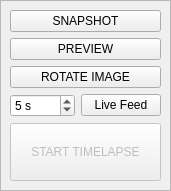
   <widget class="QFrame" name="imaging_capture_frame">
    <property name="enabled">
     <bool>true</bool>
    </property>
    <property name="geometry">
     <rect>
      <x>840</x>
      <y>370</y>
      <width>171</width>
      <height>191</height>
     </rect>
    </property>
    <property name="frameShape">
     <enum>QFrame::StyledPanel</enum>
    </property>
    <property name="frameShadow">
     <enum>QFrame::Raised</enum>
    </property>
    <widget class="QWidget" name="gridLayoutWidget_5">
     <property name="geometry">
      <rect>
       <x>10</x>
       <y>10</y>
       <width>151</width>
       <height>171</height>
      </rect>
     </property>
     <layout class="QGridLayout" name="gridLayout_5">
      <item row="0" column="0" colspan="2">
       <widget class="QPushButton" name="imaging_snapshot_pushButton">
        <property name="enabled">
         <bool>true</bool>
        </property>
        <property name="toolTip">
         <string>Takes a quick 350px x 350px snapshot</string>
        </property>
        <property name="text">
         <string>SNAPSHOT</string>
        </property>
       </widget>
      </item>
      <item row="4" column="0" colspan="2">
       <widget class="QPushButton" name="imaging_start_timelapse_pushButton">
        <property name="enabled">
         <bool>false</bool>
        </property>
        <property name="sizePolicy">
         <sizepolicy hsizetype="Minimum" vsizetype="MinimumExpanding">
          <horstretch>0</horstretch>
          <verstretch>0</verstretch>
         </sizepolicy>
        </property>
        <property name="toolTip">
         <string>Start/stop a timelapse sequence with current settings</string>
        </property>
        <property name="text">
         <string>START TIMELAPSE</string>
        </property>
       </widget>
      </item>
      <item row="1" column="0" colspan="2">
       <widget class="QPushButton" name="imaging_preview_pushButton">
        <property name="toolTip">
         <string>Takes a image with current settings and open the image</string>
        </property>
        <property name="text">
         <string>PREVIEW</string>
        </property>
       </widget>
      </item>
      <item row="2" column="0" colspan="2">
       <widget class="QPushButton" name="imaging_rotate_pushButton">
        <property name="enabled">
         <bool>true</bool>
        </property>
        <property name="toolTip">
         <string>Rotate the image by 90 degrees and take a snapshot</string>
        </property>
        <property name="text">
         <string>ROTATE IMAGE</string>
        </property>
       </widget>
      </item>
      <item row="3" column="0">
       <widget class="QSpinBox" name="imaging_live_feed_spinBox">
        <property name="toolTip">
         <string>Duration for the live feed</string>
        </property>
        <property name="suffix">
         <string> s</string>
        </property>
        <property name="minimum">
         <number>1</number>
        </property>
        <property name="maximum">
         <number>600</number>
        </property>
        <property name="value">
         <number>5</number>
        </property>
       </widget>
      </item>
      <item row="3" column="1">
       <widget class="QPushButton" name="imaging_live_feed_pushButton">
        <property name="toolTip">
         <string>Start a live feed from the camera</string>
        </property>
        <property name="text">
         <string>Live Feed</string>
        </property>
       </widget>
      </item>
     </layout>
    </widget>
   </widget>
